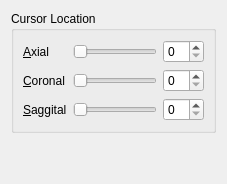
          <widget class="QWidget" name="homeTab">
           <attribute name="title">
            <string>&amp;Home</string>
           </attribute>
           <layout class="QGridLayout" name="gridLayout_10">
            <item row="0" column="0">
             <widget class="QGroupBox" name="cursorLocationBox">
              <property name="title">
               <string>Cursor Location</string>
              </property>
              <layout class="QGridLayout" name="gridLayout_2">
               <item row="0" column="1">
                <widget class="QSlider" name="axialSliceSlider">
                 <property name="toolTip">
                  <string>&lt;html&gt;&lt;head/&gt;&lt;body&gt;&lt;p&gt;&lt;span style=&quot; font-weight:600;&quot;&gt;Change Axial Slice&lt;/span&gt;&lt;/p&gt;&lt;p&gt;Drag slider left and right to change the axial slice currently displayed on the main widget&lt;/p&gt;&lt;p&gt;The slices are ordered &lt;span style=&quot; font-weight:600;&quot;&gt;Superior to Inferior&lt;/span&gt;&lt;/p&gt;&lt;/body&gt;&lt;/html&gt;</string>
                 </property>
                 <property name="toolTipDuration">
                  <number>4000</number>
                 </property>
                 <property name="statusTip">
                  <string/>
                 </property>
                 <property name="orientation">
                  <enum>Qt::Horizontal</enum>
                 </property>
                 <property name="tickPosition">
                  <enum>QSlider::NoTicks</enum>
                 </property>
                </widget>
               </item>
               <item row="0" column="0">
                <widget class="QLabel" name="homeAxialLabel">
                 <property name="text">
                  <string>&amp;Axial</string>
                 </property>
                 <property name="buddy">
                  <cstring>axialSliceSlider</cstring>
                 </property>
                </widget>
               </item>
               <item row="0" column="2">
                <widget class="QSpinBox" name="axialSliceSpinBox">
                 <property name="mouseTracking">
                  <bool>true</bool>
                 </property>
                 <property name="focusPolicy">
                  <enum>Qt::WheelFocus</enum>
                 </property>
                 <property name="toolTip">
                  <string>&lt;html&gt;&lt;head/&gt;&lt;body&gt;&lt;p&gt;&lt;span style=&quot; font-weight:600;&quot;&gt;Change Axial Slice&lt;/span&gt;&lt;/p&gt;&lt;p&gt;Enter slice number or use up/down arrows to change the axial slice currently displayed on the main widget.&lt;/p&gt;&lt;p&gt;The slices are ordered &lt;span style=&quot; font-weight:600;&quot;&gt;Superior to Inferior&lt;/span&gt;&lt;/p&gt;&lt;/body&gt;&lt;/html&gt;</string>
                 </property>
                 <property name="toolTipDuration">
                  <number>4000</number>
                 </property>
                 <property name="statusTip">
                  <string>Change Axial Slice</string>
                 </property>
                 <property name="whatsThis">
                  <string>&lt;html&gt;&lt;head/&gt;&lt;body&gt;&lt;p&gt;&lt;span style=&quot; font-weight:600;&quot;&gt;Change Axial Slice&lt;/span&gt;&lt;/p&gt;&lt;p&gt;Enter slice number or use up/down arrows to change the axial slice currently displayed on the main widget.&lt;/p&gt;&lt;p&gt;The slices are ordered &lt;span style=&quot; font-weight:600;&quot;&gt;Superior to Inferior&lt;/span&gt;&lt;/p&gt;&lt;/body&gt;&lt;/html&gt;</string>
                 </property>
                 <property name="buttonSymbols">
                  <enum>QAbstractSpinBox::UpDownArrows</enum>
                 </property>
                 <property name="keyboardTracking">
                  <bool>false</bool>
                 </property>
                 <property name="suffix">
                  <string/>
                 </property>
                </widget>
               </item>
               <item row="2" column="2">
                <widget class="QSpinBox" name="saggitalSliceSpinBox">
                 <property name="mouseTracking">
                  <bool>true</bool>
                 </property>
                 <property name="focusPolicy">
                  <enum>Qt::WheelFocus</enum>
                 </property>
                 <property name="toolTip">
                  <string>&lt;html&gt;&lt;head/&gt;&lt;body&gt;&lt;p&gt;&lt;span style=&quot; font-weight:600;&quot;&gt;Change Saggital Slice &lt;/span&gt;&lt;span style=&quot; font-weight:600; text-decoration: underline;&quot;&gt;[Not Used]&lt;/span&gt;&lt;/p&gt;&lt;p&gt;Enter slice number or use up/down arrows to change the saggital slice. As of now, the saggital slice location is not used.&lt;/p&gt;&lt;p&gt;The slices are ordered &lt;span style=&quot; font-weight:600;&quot;&gt;Left to Right&lt;/span&gt;&lt;/p&gt;&lt;/body&gt;&lt;/html&gt;</string>
                 </property>
                 <property name="toolTipDuration">
                  <number>4000</number>
                 </property>
                 <property name="statusTip">
                  <string>Change Saggital Slice</string>
                 </property>
                 <property name="buttonSymbols">
                  <enum>QAbstractSpinBox::UpDownArrows</enum>
                 </property>
                 <property name="keyboardTracking">
                  <bool>false</bool>
                 </property>
                 <property name="suffix">
                  <string/>
                 </property>
                </widget>
               </item>
               <item row="1" column="1">
                <widget class="QSlider" name="coronalSliceSlider">
                 <property name="toolTip">
                  <string>&lt;html&gt;&lt;head/&gt;&lt;body&gt;&lt;p&gt;&lt;span style=&quot; font-weight:600;&quot;&gt;Change Coronal Slice&lt;/span&gt;&lt;/p&gt;&lt;p&gt;Drag slider left and right to change the coronal slice currently displayed on the minimap widget&lt;/p&gt;&lt;p&gt;The slices are ordered &lt;span style=&quot; font-weight:600;&quot;&gt;Anterior to Posterior&lt;/span&gt;&lt;/p&gt;&lt;/body&gt;&lt;/html&gt;</string>
                 </property>
                 <property name="toolTipDuration">
                  <number>4000</number>
                 </property>
                 <property name="statusTip">
                  <string/>
                 </property>
                 <property name="orientation">
                  <enum>Qt::Horizontal</enum>
                 </property>
                 <property name="tickPosition">
                  <enum>QSlider::NoTicks</enum>
                 </property>
                </widget>
               </item>
               <item row="2" column="1">
                <widget class="QSlider" name="saggitalSliceSlider">
                 <property name="toolTip">
                  <string>&lt;html&gt;&lt;head/&gt;&lt;body&gt;&lt;p&gt;&lt;span style=&quot; font-weight:600;&quot;&gt;Change Saggital Slice &lt;/span&gt;&lt;span style=&quot; font-weight:600; text-decoration: underline;&quot;&gt;[Not Used]&lt;/span&gt;&lt;/p&gt;&lt;p&gt;Drag slider left and right to change the saggital slice. As of now, the saggital slice location is not used.&lt;/p&gt;&lt;p&gt;The slices are ordered &lt;span style=&quot; font-weight:600;&quot;&gt;Left to Right&lt;/span&gt;&lt;/p&gt;&lt;/body&gt;&lt;/html&gt;</string>
                 </property>
                 <property name="toolTipDuration">
                  <number>4000</number>
                 </property>
                 <property name="statusTip">
                  <string/>
                 </property>
                 <property name="orientation">
                  <enum>Qt::Horizontal</enum>
                 </property>
                 <property name="tickPosition">
                  <enum>QSlider::NoTicks</enum>
                 </property>
                </widget>
               </item>
               <item row="2" column="0">
                <widget class="QLabel" name="homeSaggitalLabel">
                 <property name="text">
                  <string>&amp;Saggital</string>
                 </property>
                 <property name="buddy">
                  <cstring>saggitalSliceSlider</cstring>
                 </property>
                </widget>
               </item>
               <item row="1" column="2">
                <widget class="QSpinBox" name="coronalSliceSpinBox">
                 <property name="mouseTracking">
                  <bool>true</bool>
                 </property>
                 <property name="focusPolicy">
                  <enum>Qt::WheelFocus</enum>
                 </property>
                 <property name="toolTip">
                  <string>&lt;html&gt;&lt;head/&gt;&lt;body&gt;&lt;p&gt;&lt;span style=&quot; font-weight:600;&quot;&gt;Change Coronal Slice&lt;/span&gt;&lt;/p&gt;&lt;p&gt;Enter slice number or use up/down arrows to change the coronal slice currently displayed on the minimap widget.&lt;/p&gt;&lt;p&gt;The slices are ordered &lt;span style=&quot; font-weight:600;&quot;&gt;Anterior to Posterior&lt;/span&gt;&lt;/p&gt;&lt;/body&gt;&lt;/html&gt;</string>
                 </property>
                 <property name="toolTipDuration">
                  <number>4000</number>
                 </property>
                 <property name="statusTip">
                  <string>Change Coronal Slice</string>
                 </property>
                 <property name="buttonSymbols">
                  <enum>QAbstractSpinBox::UpDownArrows</enum>
                 </property>
                 <property name="keyboardTracking">
                  <bool>false</bool>
                 </property>
                 <property name="suffix">
                  <string/>
                 </property>
                </widget>
               </item>
               <item row="1" column="0">
                <widget class="QLabel" name="homeCoronalLabel">
                 <property name="text">
                  <string>&amp;Coronal</string>
                 </property>
                 <property name="buddy">
                  <cstring>coronalSliceSlider</cstring>
                 </property>
                </widget>
               </item>
              </layout>
             </widget>
            </item>
            <item row="1" column="0">
             <spacer name="verticalSpacer">
              <property name="orientation">
               <enum>Qt::Vertical</enum>
              </property>
              <property name="sizeHint" stdset="0">
               <size>
                <width>20</width>
                <height>40</height>
               </size>
              </property>
             </spacer>
            </item>
           </layout>
          </widget>
